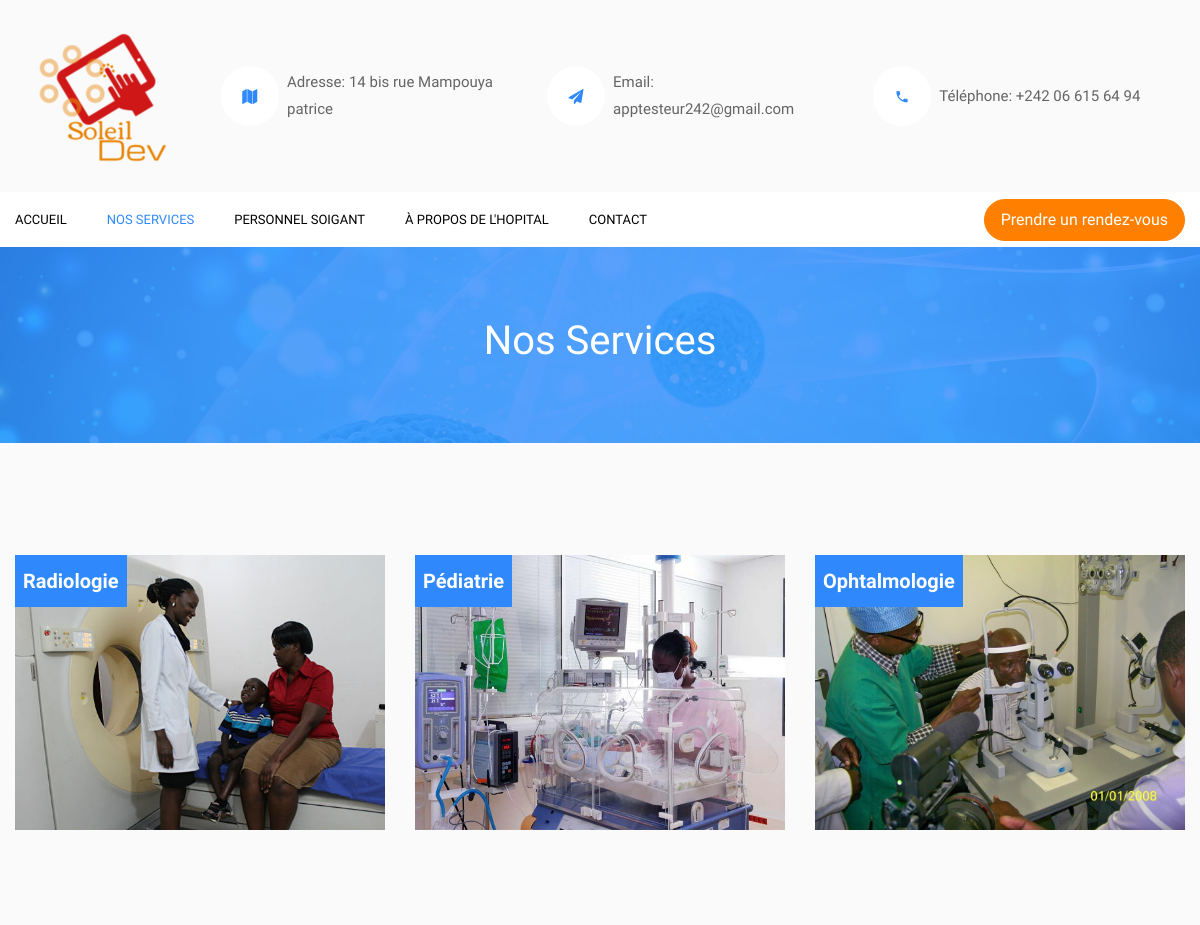
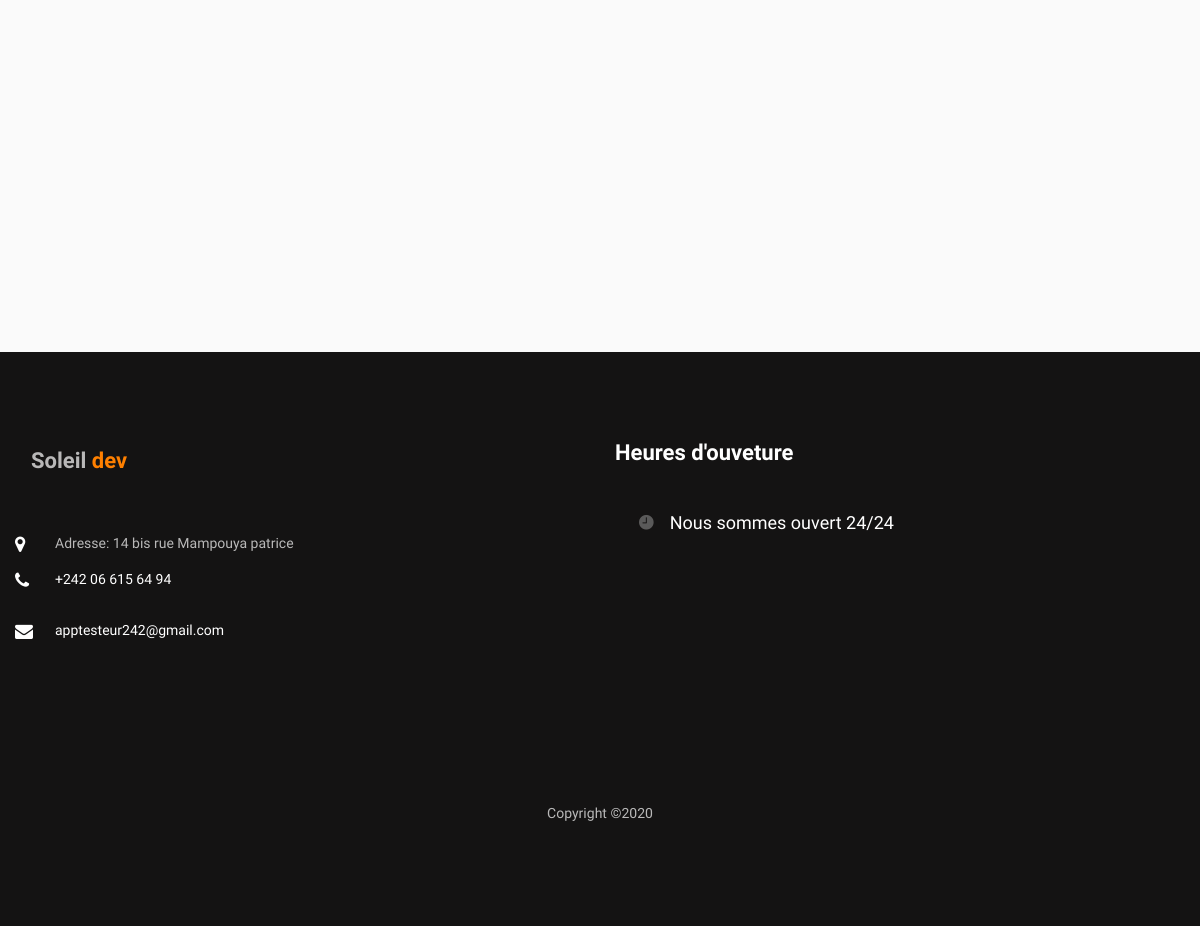
The app's page /service/ with its own data (2 pictures, top to bottom).
### service/models.py (models this page shows, shortened)
class Service(models.Model):
    image_service = models.ImageField()
    nom_service = models.CharField(primary_key=True, max_length=50)
    specialisteM = models.CharField(unique=True, max_length=50)
    specialisteF = models.CharField(unique=True, max_length=50)
    contenu = models.TextField(blank=True)
    class Meta:
        verbose_name = 'Services'
        verbose_name_plural = 'Services'

### service/views.py (the view)
# urls.py: path('', views.index, name='indexprojet'),
@cache_page(60 * 15)
def index(request):
    requete = Service.objects.all()
    return render(request, 'service/service.html', {'services':requete})

### service/templates/service/service.html (shortened to what this page needs)
{% extends "layouts/base.html" %}
{% block menu %}
<nav class="navbar navbar-expand-lg navbar-dark bg-dark ftco-navbar-light" id="ftco-navbar">
  <div class="container d-flex align-items-center">
    <p class="button-custom order-lg-last mb-0"><a href="{% url 'rdv' %}" class="btn btn-secondary py-2 px-3">Prendre un rendez-vous</a></p>
    <div class="collapse navbar-collapse" id="ftco-nav">
      <ul class="navbar-nav mr-auto">
       <li class="nav-item "><a href="{% url 'indexprojet' %}" class="nav-link pl-0">Accueil</a></li>
       <li class="nav-item active"><a href="services.html" class="nav-link"> nos Services</a></li>
       <li class="nav-item"><a href="{% url 'indexpersonnel' %}" class="nav-link">Personnel soigant</a></li>
	      <li class="nav-item"><a href="{% url 'apropos' %}" class="nav-link">à propos de l'hopital</a></li>
         <li class="nav-item"><a href="{% url 'contact' %}" class="nav-link">Contact</a></li>
      </ul>
    </div>
  </div>
</nav>
{% endblock %}
{% block Services %}
    <section class="ftco-intro" style="background-image: url(/static/images/bg_3.jpg);" data-stellar-background-ratio="0.5">
      <div class="overlay"></div>
      <div class="container">
              <div class="row no-gutters slider-text align-items-center justify-content-center">
                  <div class="col-md-9 ftco-animate text-center">
                      <h1 class="mb-2 bread" style="color: #fff;" >Nos Services</h1>
                  </div>
              </div>
      </div>
  </section>
          <section class="ftco-section bg-light">
               <div class="container">
                  <div class="row">
               {% for service in services %}
                <div class="col-md-4 ftco-animate">
                  <div class="blog-entry">
                    <a  class="block-20" style="background-image: url('{{service.image_service.url}}');">
                              <div class="meta-date text-center p-2">
                        <span class="day">{{ service.nom_service }}</span>
                      </div>
                    </a>
                  </div>
                </div>
                {% empty %}
                <p>Liste vide</p>
                {% endfor %}
              </div>
               </div>
            </section>
{%  endblock %}

### records on screen
Service: image_service (picture), nom_service "Radiologie"
Service: image_service (picture), nom_service "Pédiatrie"
Service: image_service (picture), nom_service "Ophtalmologie"
